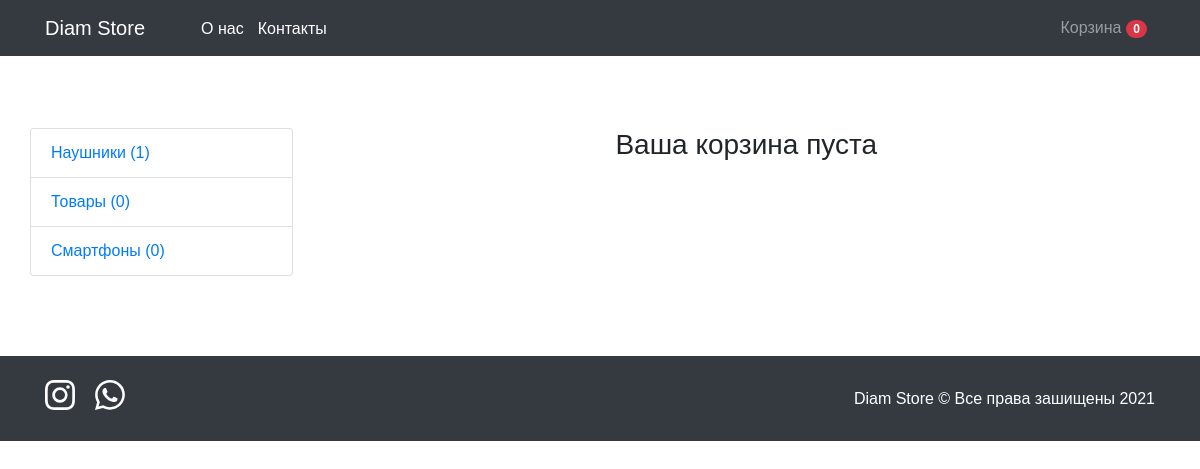
Page /cart/ on the committed database.
### mainapp/models.py (models this page shows, shortened)
class Cart(models.Model):
    owner = models.ForeignKey('Customer', null=True, verbose_name='Владелец', on_delete=models.CASCADE)
    products = models.ManyToManyField(CartProduct, blank=True, related_name='related_cart')
    total_products = models.PositiveIntegerField(default=0)
    final_price = models.DecimalField(max_digits=9, default=0, decimal_places=2, verbose_name='Общая цена')
    in_order = models.BooleanField(default=False)
    for_anonymous_user = models.BooleanField(default=False)

class Category(models.Model):
    name = models.CharField(max_length=255, verbose_name='Имя категории')
    slug = models.SlugField(unique=True)
    objects = CategoryManager()
    def get_absolute_url(self):
        return reverse('category_detail', kwargs={'slug': self.slug})

### mainapp/views.py (the view)
# urls.py: path('cart/', CartView.as_view(), name='cart'),
class CartView(CartMixin, View):
    def get(self, request, *args, **kwargs):
        categories = Category.objects.get_categories_for_left_sidebar()
        context = {
            'cart': self.cart,
            'categories': categories
        }
        return render(request, 'cart.html', context)

### mainapp/mixins.py (called while the page is built)
    def dispatch(self, request, *args, **kwargs):
        if request.user.is_authenticated:
            customer = Customer.objects.filter(user=request.user).first()
            if not customer:
                customer = Customer.objects.create(
                    user=request.user
                )
            cart = Cart.objects.filter(owner=customer, in_order=False).first()
            if not cart:
                cart = Cart.objects.create(owner=customer)
        else:
            cart = Cart.objects.filter(for_anonymous_user=True).first()
            if not cart:
                cart = Cart.objects.create(for_anonymous_user=True)
        self.cart = cart
        return super().dispatch(request, *args, **kwargs)

### mainapp/models.py (called while the page is built)
def get_models_for_count(*model_names):
    return [models.Count(model_name) for model_name in model_names]

    def get_queryset(self):
        return super().get_queryset()

    def get_categories_for_left_sidebar(self):
        models = get_models_for_count('headphone', 'smartphone', 'obproduct')
        qs = list(self.get_queryset().annotate(*models))
        data = [
            dict(name=c.name, url=c.get_absolute_url(), count=getattr(c, self.CATEGORY_NAME_COUNT_NAME[c.name]))
            for c in qs
        ]
        return data

### mainapp/templates/cart.html (shortened to what this page needs)
{% extends 'base.html' %}
{% block content %}
<h3 class="text-center mt-5 mb-5">Ваша корзина {% if not cart.products.count %}пуста{% endif %}</h3>
{% endblock content %}

### mainapp/templates/base.html (shortened to what this page needs)
{% load static %}
<!DOCTYPE html>
<html lang="en">
<head>
  <link rel="stylesheet" href="https://maxcdn.bootstrapcdn.com/bootstrap/4.0.0/css/bootstrap.min.css"
>
  <link href="{% static 'css/style.css' %}" rel="stylesheet">
</head>
<body>
  <nav class="main-menu">
    <nav class="navbar navbar-expand-lg navbar-dark bg-dark fixed-top">
      <div class="container">
        <a class="navbar-brand" href="{% url 'base' %}">Diam Store</a>
        <ul class="d-flex align-items-center menu_block">
          <li><a href="{% url 'about' %}"> О нас </a></li>
          <li><a href="{% url 'contacts' %}"> Контакты </a></li>
        </ul>
        <div class="collapse navbar-collapse" id="navbarResponsive">
          <ul class="navbar-nav ml-auto">
            <li class="nav-item">
              <a class="nav-link" href="{% url 'cart' %}">Корзина <span class="badge badge-pill badge-danger">{{ cart.products.count }}</span></a>
            </li>
          </ul>
        </div>
      </div>
    </nav>
    <div class="container content_block">
      <div class="row">
        <div class="col-lg-3 mt-5">
          <div class="list-group">
            {% for category in categories %}
            <a href="{{ category.url }}" class="list-group-item">{{ category.name }} ({{ category.count }})</a>
            {% endfor %}
          </div>
        </div>
        <div class="col-lg-9">
          {% block content %}{% endblock content %}
        </div>
      </div>
    </div>
    <footer class="py-4 bg-dark">
      <div class="container">
          <div class="d-flex justify-content-between align-items-center">
            <div>
            <a href="https://www.instagram.com/diamstore_/"></a>
            <a href="https://wa.me/996502043014">
              </a>
              </div>
              <p class="m-0 text-center text-white">Diam Store &copy; Все права зашищены 2021</p>
          </div>
      </div>
    </footer>
</body>
</html>

### mainapp/static/css/style.css (style rules this page uses)
body { margin: 0; font-family: sans-serif; }
ul { margin: 0; }
ul li { margin: 0; }
* { box-sizing: border-box; padding: 0; margin: 0; }
.content_block { padding: 80px 0; }
.menu_block { margin-left: 40px; }
.menu_block li { list-style: none; margin: 2px 14px 0 0; }
.menu_block li a { color: #fff; }

### rows in the picture
Cart: products.count "0"
Category: name "Наушники"
Category: name "Товары"
Category: name "Смартфоны"

### other values in the picture
{{ category.count }} "1" "0" "0"
